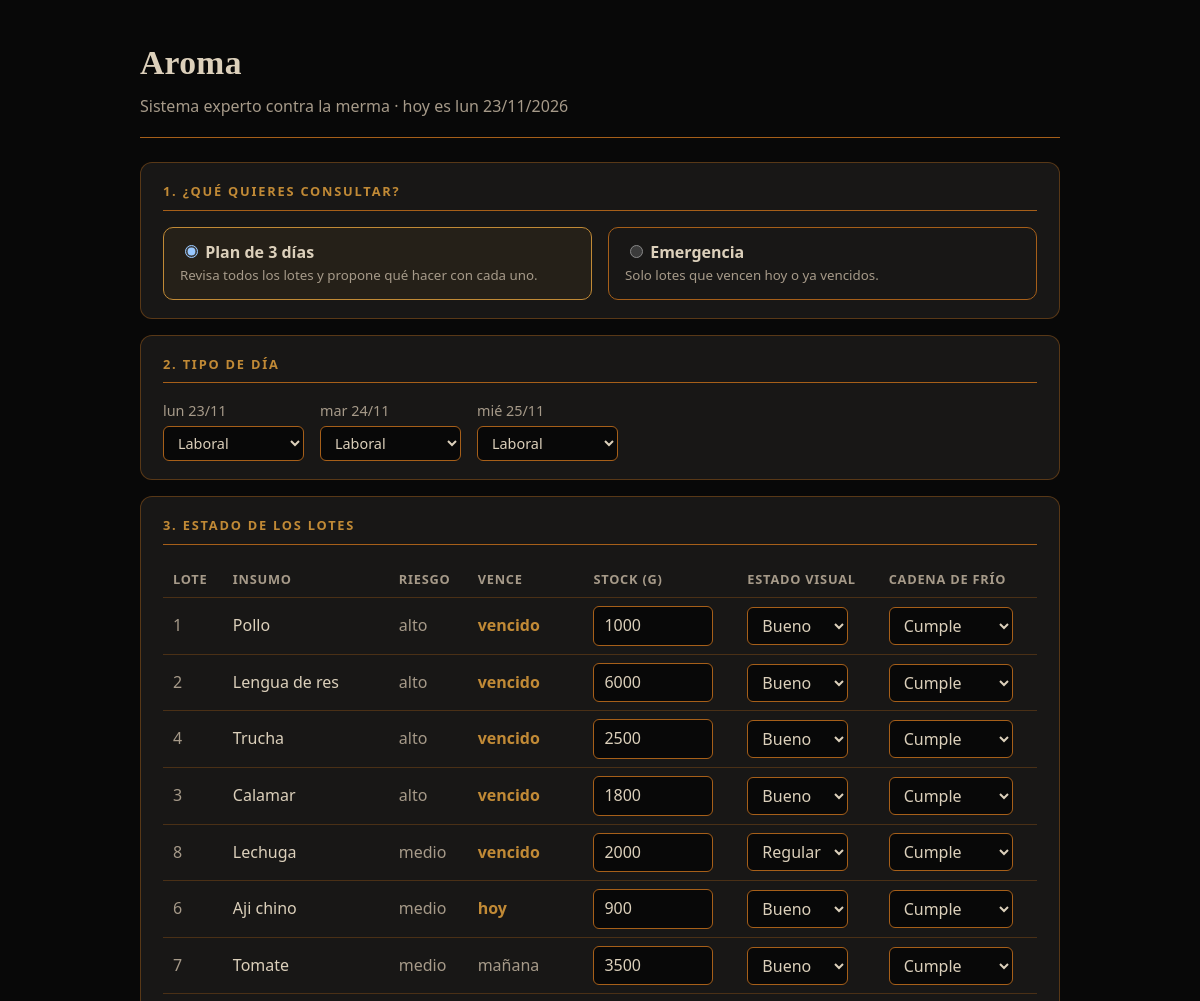
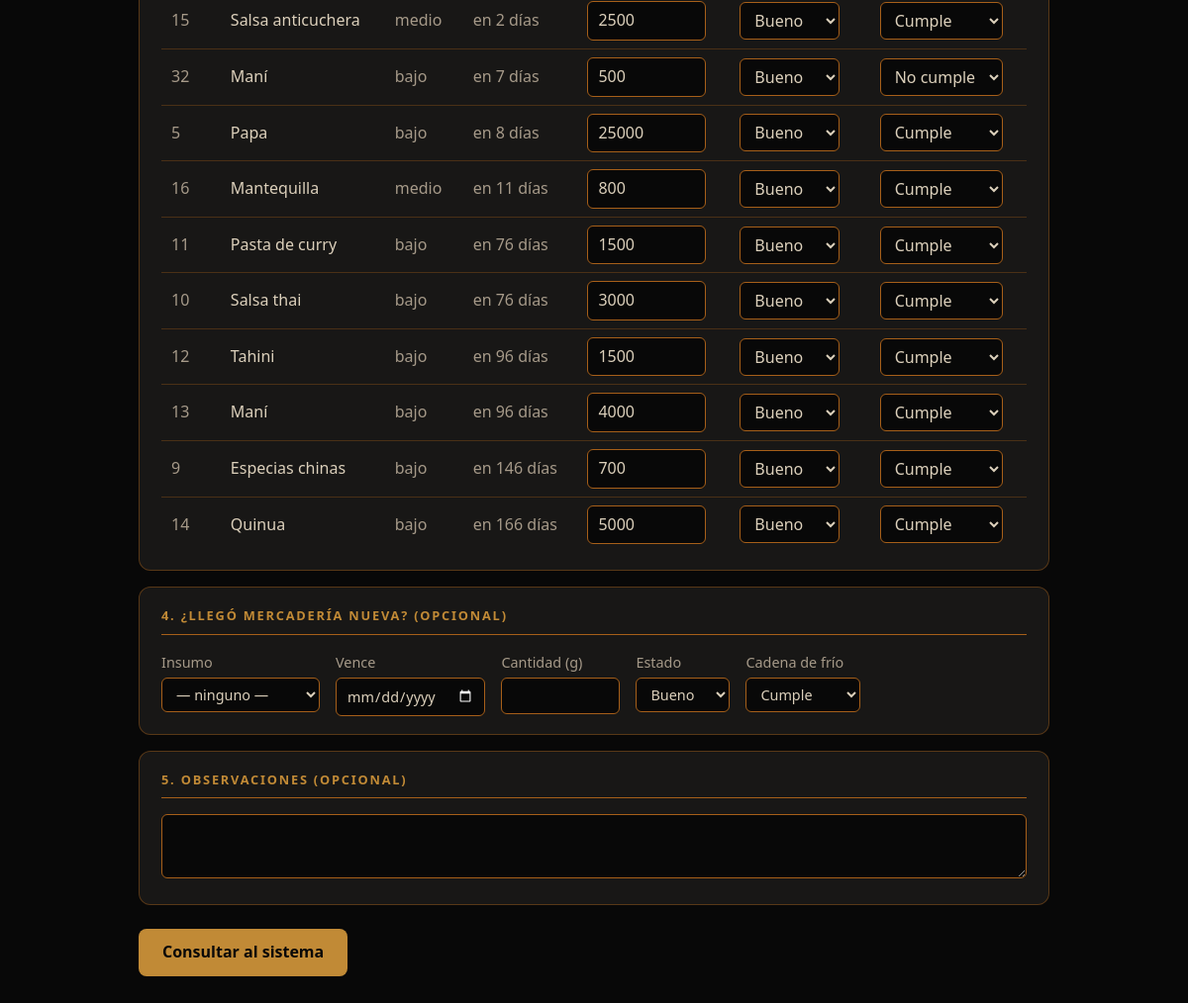
The page / on the database its author committed (2 pictures, top to bottom).
### tables this page shows
CREATE TABLE `calendario_dia` (
  `fecha` date NOT NULL,
  `tipo_dia` varchar(15) NOT NULL,
  `nota` varchar(100) DEFAULT NULL
);

CREATE TABLE `lote` (
  `lote_id` int(11) NOT NULL,
  `insumo_id` int(11) NOT NULL,
  `proveedor_id` int(11) DEFAULT NULL,
  `fecha_ingreso` date NOT NULL,
  `fecha_vencimiento` date NOT NULL,
  `cantidad_inicial` decimal(10,2) NOT NULL,
  `stock_actual` decimal(10,2) NOT NULL,
  `estado_visual` varchar(10) NOT NULL DEFAULT 'bueno',
  `cadena_frio` tinyint(1) NOT NULL DEFAULT 1
);

### src/autoload.php (called while the page is built, shortened)
<?php
spl_autoload_register(static function (string $clase): void {
    $ruta = __DIR__ . '/' . $clase . '.php';
});

### config/conexion.php (called while the page is built, shortened)
<?php
function conexion(): PDO
{
    static $pdo = null;
    $host    = getenv('AROMA_DB_HOST') ?: '127.0.0.1';
    $puerto  = getenv('AROMA_DB_PORT') ?: '3307';
    $base    = getenv('AROMA_DB_NAME') ?: 'aroma_se';
    $usuario = getenv('AROMA_DB_USER') ?: 'root';
    $clave   = getenv('AROMA_DB_PASS');
    $clave   = ($clave === false) ? '' : $clave;
    $dsn = "mysql:host={$host};port={$puerto};dbname={$base};charset=utf8mb4";
    try {
        $pdo = new PDO($dsn, $usuario, $clave, [
            PDO::ATTR_ERRMODE            => PDO::ERRMODE_EXCEPTION,
            PDO::ATTR_DEFAULT_FETCH_MODE => PDO::FETCH_ASSOC,
            PDO::ATTR_EMULATE_PREPARES   => false,
        ]);
        $pdo->exec("SET time_zone = '-04:00'");
        $pdo->exec("SET NAMES utf8mb4 COLLATE utf8mb4_unicode_ci");
    } catch (PDOException $e) {
        error_log('[Aroma] Error de conexión: ' . $e->getMessage());
        throw new RuntimeException('No se pudo conectar a la base de datos.', 0, $e);
    }
    return $pdo;
}

### src/repositorio.php (called while the page is built, shortened)
<?php
class Repositorio
{
    private PDO $pdo;
    public function __construct(?PDO $pdo = null)
    {
        $this->pdo = $pdo ?? conexion();
    }
    public function lotes(): array
    {
        $filas = $this->pdo
            ->query('SELECT * FROM vw_lote_estado ORDER BY dias_vida ASC, valor_lote DESC')
            ->fetchAll();
        return array_map(static fn(array $f): array => [
            'lote_id'          => (int)$f['lote_id'],
            'insumo_id'        => (int)$f['insumo_id'],
            'insumo'           => (string)$f['insumo'],
            'categoria_riesgo' => (string)$f['categoria_riesgo'],
            'stock_actual'     => (float)$f['stock_actual'],
            'estado_visual'    => (string)$f['estado_visual'],
            'cadena_frio'      => (string)$f['cadena_frio'],
            'dias_vida'        => (int)$f['dias_vida'],
            'estado_lote'      => (string)$f['estado_lote'],
            'valor_lote'       => (float)$f['valor_lote'],
        ], $filas);
    }
    public function tiposDia(string $desde, int $dias): array
    {
        $inicio = new DateTimeImmutable($desde);
        $fin    = $inicio->modify('+' . ($dias - 1) . ' day');
        $st = $this->pdo->prepare('SELECT fecha, tipo_dia FROM calendario_dia WHERE fecha BETWEEN :d AND :h');
        $st->execute([':d' => $inicio->format('Y-m-d'), ':h' => $fin->format('Y-m-d')]);
        $guardados = [];
        foreach ($st->fetchAll() as $f) {
            $guardados[(string)$f['fecha']] = (string)$f['tipo_dia'];
        }
        $lista = [];
        for ($i = 0; $i < $dias; $i++) {
            $dia   = $inicio->modify("+{$i} day");
            $clave = $dia->format('Y-m-d');
            if (isset($guardados[$clave])) {
                $lista[] = ['fecha' => $clave, 'tipo_dia' => $guardados[$clave], 'origen' => 'calendario'];
            } else {
                $esFinde = (int)$dia->format('N') >= 6;
                $lista[] = ['fecha' => $clave, 'tipo_dia' => $esFinde ? 'fin_de_semana' : 'laboral', 'origen' => 'deducido'];
            }
        }
        return $lista;
    }
}

### public/index.php (the view, shortened to what this page needs)
<?php
require_once __DIR__ . '/../src/autoload.php';
require_once __DIR__ . '/../config/conexion.php';
function e(mixed $v): string
{
    return htmlspecialchars((string)$v, ENT_QUOTES | ENT_SUBSTITUTE, 'UTF-8');
}
function opciones(array $valores, string $actual): string
{
    $h = '';
    foreach ($valores as $valor => $texto) {
        $h .= '<option value="' . e($valor) . '"' . ((string)$valor === $actual ? ' selected' : '') . '>' . e($texto) . '</option>';
    }
    return $h;
}
function vida(int $dias): string
{
    return $dias < 0 ? 'vencido' : ($dias === 0 ? 'vence hoy' : ($dias === 1 ? 'vence mañana' : "vence en {$dias} días"));
}
$ruta = strtok($_SERVER['REQUEST_URI'] ?? '/', '?') ?: '/';
$hoy  = date('Y-m-d');
$error = $_SESSION['error'] ?? null;
$pantalla = ($_GET['ver'] ?? '') === 'resultado' ? 'resultado' : 'formulario';
$lotes = $tipos = $insumos = [];
if ($pantalla === 'resultado') {
    $resultado = $_SESSION['resultado'] ?? null;
    if ($resultado === null) {
        header('Location: ' . $ruta);
        exit;
    }
} else {
    try {
        $repo    = new Repositorio();
        $lotes   = $repo->lotes();
        $tipos   = $repo->tiposDia($hoy, 3);
    } catch (Throwable $ex) {
        error_log('[Aroma] ' . $ex);
        $error ??= 'Error del sistema. Verifica que MySQL esté activo y que la base aroma_se esté cargada.';
    }
}
    $acc = $r['accion'] ?? 'ninguna'; ?>
<!DOCTYPE html>
<html lang="es">
<head>
</head>
<body>
<main>
<?php if ($pantalla === 'formulario'): ?>
  <div class="cabecera">
    <div>
      <h1>Aroma</h1>
      <p class="sec">Sistema experto contra la merma · hoy es <?= e(DIAS_ES[(int)date('N')] . ' ' . date('d/m/Y')) ?></p>
    </div>
  </div>
  <form method="post" autocomplete="off">
    <section class="caja" style="margin-top:24px">
      <h2>1. ¿Qué quieres consultar?</h2>
      <div class="fila">
        <label class="opcion"><input type="radio" name="tipo" value="plan_3_dias" checked>
          <strong>Plan de 3 días</strong><small>Revisa todos los lotes y propone qué hacer con cada uno.</small></label>
        <label class="opcion"><input type="radio" name="tipo" value="emergencia">
          <strong>Emergencia</strong><small>Solo lotes que vencen hoy o ya vencidos.</small></label>
      </div>
    </section>
    <section class="caja" style="margin-top:16px">
      <h2>2. Tipo de día</h2>
      <div class="fila">
        <?php foreach ($tipos as $t): $d = new DateTimeImmutable($t['fecha']); ?>
          <label class="dia"><?= e(DIAS_ES[(int)$d->format('N')] . ' ' . $d->format('d/m')) ?>
            <select name="tipo_dia[<?= e($t['fecha']) ?>]"><?= opciones(TXT_TIPO_DIA, $t['tipo_dia']) ?></select></label>
        <?php endforeach; ?>
      </div>
    </section>
    <section class="caja" style="margin-top:16px">
      <h2>3. Estado de los lotes</h2>
      <div class="tabla">
        <table>
          <tr><th>Lote</th><th>Insumo</th><th>Riesgo</th><th>Vence</th><th>Stock (g)</th><th>Estado visual</th><th>Cadena de frío</th></tr>
          <?php foreach ($lotes as $l): $id = $l['lote_id']; ?>
            <tr>
              <td class="sec"><?= e($id) ?></td>
              <td><?= e($l['insumo']) ?></td>
              <td class="sec"><?= e($l['categoria_riesgo']) ?></td>
              <td class="<?= $l['dias_vida'] <= 0 ? 'urgente' : 'sec' ?>"><?= e(str_replace('vence ', '', vida($l['dias_vida']))) ?></td>
              <td><input type="number" name="lote[<?= e($id) ?>][stock]" min="0" step="0.01" value="<?= e($l['stock_actual']) ?>" required></td>
              <td><select name="lote[<?= e($id) ?>][visual]"><?= opciones(TXT_VISUAL, $l['estado_visual']) ?></select></td>
              <td><select name="lote[<?= e($id) ?>][frio]"><?= opciones(TXT_FRIO, $l['cadena_frio']) ?></select></td>
            </tr>
          <?php endforeach; ?>
        </table>
      </div>
    </section>
    <section class="caja" style="margin-top:16px">
      <h2>4. ¿Llegó mercadería nueva? (opcional)</h2>
      <div class="fila">
        <label class="dia">Insumo
          <select name="nuevo[insumo_id]"><option value="">— ninguno —</option>
          </select></label>
        <label class="dia">Vence <input type="date" name="nuevo[fecha_vencimiento]" min="<?= e($hoy) ?>"></label>
        <label class="dia">Cantidad (g) <input type="number" name="nuevo[cantidad]" min="0" step="0.01"></label>
        <label class="dia">Estado <select name="nuevo[visual]"><?= opciones(TXT_VISUAL, 'bueno') ?></select></label>
        <label class="dia">Cadena de frío <select name="nuevo[frio]"><?= opciones(TXT_FRIO, 'cumple') ?></select></label>
      </div>
    </section>
    <section class="caja" style="margin-top:16px">
      <h2>5. Observaciones (opcional)</h2>
      <textarea name="observaciones" rows="2" maxlength="300"></textarea>
    </section>
    <div class="acciones"><button class="btn" type="submit">Consultar al sistema</button></div>
  </form>
<?php endif; ?>
</main>
</body>
</html>

### public/index.php (style rules this page uses)
:root { --fondo:#080808; --caja:#181716; --titulo:#DCD0BB; --sub:#C18A36; --linea:#A65F19; --sec:#A69A89; --alerta:#C0503F; }
* { box-sizing: border-box; }
html { color-scheme: dark; }
body { margin: 0; background: var(--fondo); color: var(--titulo); font: 16px/1.6 system-ui, -apple-system, "Segoe UI", sans-serif; }
main { max-width: 960px; margin: 0 auto; padding: 36px 20px 80px; }
h1, h2, h3 { font-family: Georgia, "Times New Roman", serif; font-weight: 600; margin: 0; }
h1 { font-size: 2.1rem; letter-spacing: .01em; }
h2 { color: var(--sub); font-family: system-ui, sans-serif; font-size: .8rem; letter-spacing: .14em; text-transform: uppercase; padding-bottom: 8px; border-bottom: 1px solid var(--linea); margin: 40px 0 16px; }
.sec { color: var(--sec); }
.cabecera { display: flex; justify-content: space-between; align-items: flex-end; gap: 16px; flex-wrap: wrap; padding-bottom: 18px; border-bottom: 1px solid var(--linea); }
.cabecera p { margin: 4px 0 0; }
.btn { display: inline-block; font: inherit; font-weight: 600; background: var(--sub); color: var(--fondo); border: 0; border-radius: 8px; padding: 11px 24px; cursor: pointer; text-decoration: none; }
.caja { background: var(--caja); border: 1px solid rgba(166,95,25,.45); border-radius: 12px; padding: 18px 22px; }
.caja h2 { margin-top: 0; }
input, select, textarea { font: inherit; color: var(--titulo); background: var(--fondo); border: 1px solid var(--linea); border-radius: 6px; padding: 6px 10px; }
input[type=number] { width: 120px; }
textarea { width: 100%; resize: vertical; }
.fila { display: flex; gap: 16px; flex-wrap: wrap; align-items: stretch; }
.opcion { flex: 1 1 260px; border: 1px solid var(--linea); border-radius: 10px; padding: 12px 16px; cursor: pointer; display: block; }
.opcion:has(input:checked) { border-color: var(--sub); background: rgba(193,138,54,.08); }
.opcion small { display: block; color: var(--sec); }
.dia { display: flex; flex-direction: column; gap: 4px; color: var(--sec); font-size: .9rem; }
.tabla { overflow-x: auto; }
table { width: 100%; border-collapse: collapse; }
th, td { text-align: left; padding: 8px 10px; border-bottom: 1px solid rgba(166,95,25,.35); white-space: nowrap; }
th { color: var(--sec); font-weight: 600; font-size: .8rem; text-transform: uppercase; letter-spacing: .06em; }
tr:last-child td { border-bottom: 0; }
.urgente { color: var(--sub); font-weight: 600; }
.acciones { margin-top: 24px; }

### rows shown on the page
calendario_dia: fecha "lun 23/11", tipo_dia+fecha "Laboral"
calendario_dia: fecha "mar 24/11", tipo_dia+fecha "Laboral"
calendario_dia: fecha "mié 25/11", tipo_dia+fecha "Laboral"
lote: lote_id "1", insumo "Pollo", categoria_riesgo "alto", dias_vida "vencido", stock_actual "1000", estado_visual+lote_id "Bueno", cadena_frio+lote_id "Cumple"
lote: lote_id "2", insumo "Lengua de res", categoria_riesgo "alto", dias_vida "vencido", stock_actual "6000", estado_visual+lote_id "Bueno", cadena_frio+lote_id "Cumple"
lote: lote_id "4", insumo "Trucha", categoria_riesgo "alto", dias_vida "vencido", stock_actual "2500", estado_visual+lote_id "Bueno", cadena_frio+lote_id "Cumple"
lote: lote_id "3", insumo "Calamar", categoria_riesgo "alto", dias_vida "vencido", stock_actual "1800", estado_visual+lote_id "Bueno", cadena_frio+lote_id "Cumple"
lote: lote_id "8", insumo "Lechuga", categoria_riesgo "medio", dias_vida "vencido", stock_actual "2000", estado_visual+lote_id "Regular", cadena_frio+lote_id "Cumple"
lote: lote_id "6", insumo "Aji chino", categoria_riesgo "medio", dias_vida "hoy", stock_actual "900", estado_visual+lote_id "Bueno", cadena_frio+lote_id "Cumple"
lote: lote_id "7", insumo "Tomate", categoria_riesgo "medio", dias_vida "mañana", stock_actual "3500", estado_visual+lote_id "Bueno", cadena_frio+lote_id "Cumple"
lote: lote_id "15", insumo "Salsa anticuchera", categoria_riesgo "medio", dias_vida "en 2 días", stock_actual "2500", estado_visual+lote_id "Bueno", cadena_frio+lote_id "Cumple"
lote: lote_id "32", insumo "Maní", categoria_riesgo "bajo", dias_vida "en 7 días", stock_actual "500", estado_visual+lote_id "Bueno", cadena_frio+lote_id "No cumple"
lote: lote_id "5", insumo "Papa", categoria_riesgo "bajo", dias_vida "en 8 días", stock_actual "25000", estado_visual+lote_id "Bueno", cadena_frio+lote_id "Cumple"
lote: lote_id "16", insumo "Mantequilla", categoria_riesgo "medio", dias_vida "en 11 días", stock_actual "800", estado_visual+lote_id "Bueno", cadena_frio+lote_id "Cumple"
lote: lote_id "11", insumo "Pasta de curry", categoria_riesgo "bajo", dias_vida "en 76 días", stock_actual "1500", estado_visual+lote_id "Bueno", cadena_frio+lote_id "Cumple"
lote: lote_id "10", insumo "Salsa thai", categoria_riesgo "bajo", dias_vida "en 76 días", stock_actual "3000", estado_visual+lote_id "Bueno", cadena_frio+lote_id "Cumple"
lote: lote_id "12", insumo "Tahini", categoria_riesgo "bajo", dias_vida "en 96 días", stock_actual "1500", estado_visual+lote_id "Bueno", cadena_frio+lote_id "Cumple"
lote: lote_id "13", insumo "Maní", categoria_riesgo "bajo", dias_vida "en 96 días", stock_actual "4000", estado_visual+lote_id "Bueno", cadena_frio+lote_id "Cumple"
lote: lote_id "9", insumo "Especias chinas", categoria_riesgo "bajo", dias_vida "en 146 días", stock_actual "700", estado_visual+lote_id "Bueno", cadena_frio+lote_id "Cumple"
lote: lote_id "14", insumo "Quinua", categoria_riesgo "bajo", dias_vida "en 166 días", stock_actual "5000", estado_visual+lote_id "Bueno", cadena_frio+lote_id "Cumple"

### other values the page prints
form field value "Bueno"
form field value "Cumple"
